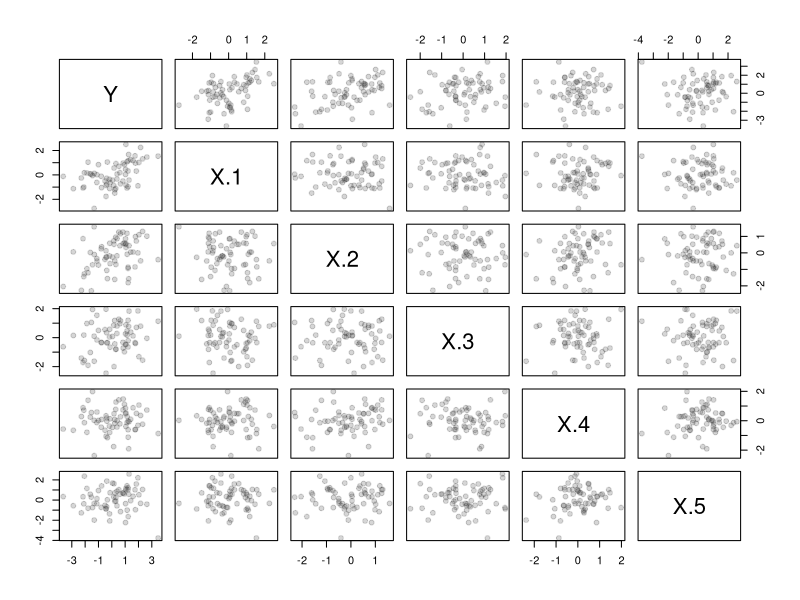
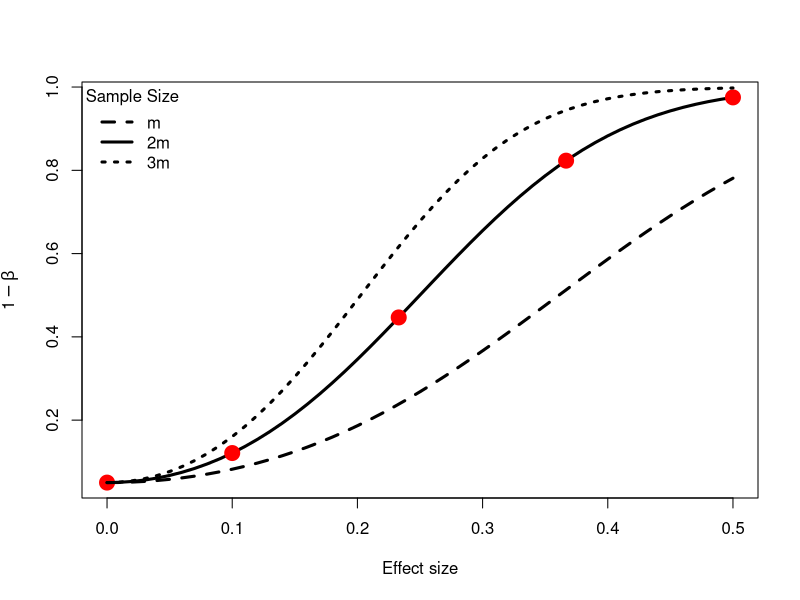

The R source for these figures, in order:
## ---- chunk 1
# load necessary packages here
library(xtable)
## ---- chunk 2
data = matrix(c(" ","Observation","Experiment","Prediction","Cross Validation","*","Hypothesis Testing","AIC","Backwards Selection"),nrow=3,ncol=3)

datatable = xtable(data,label="typology",caption="The combination of data source and inferential goal yields a 2 x 2 table of commonly used methods. The cell marked with * isn't typically observed.")
print(datatable,type = "html", include.rownames=FALSE, include.colnames=FALSE,hline.after=c(0,1,nrow(datatable)),caption.placement="top")
baseline=c(0.5,0.3667,0.233,0.1,0)
## ---- chunk 3
set.seed(123456)
make.data=function(C=c(2,1,0.5,0.25,0),N,re = 1){
X = matrix(rnorm(length(C)*N),nrow=N)
Ypred = X %*% C
Y = rnorm(N,Ypred,re)
data=data.frame(Y,X)
names(data)[2:(length(C)+1)] = paste("X.",1:length(C),sep="")
return(data)
}
N=64
data1 = make.data(baseline,N=N)
pairs(data1,pch=19,col=rgb(0.2,0.2,0.2,0.2))
## ---- chunk 4
data1.lm0 = lm(Y~X.1+X.2+X.3+X.4+X.5,data=data1)
lm0.table = xtable(data1.lm0,caption="Output of a linear model with all 5 predictor variables included for a single sample from the baseline scenario.",label="lm0")
print(lm0.table,type = "html", caption.placement="top", html.table.attributes = "id=lm0 border=1")
## ---- chunk 5
v = N-2
delta = seq(0,.5,0.01)
power = pt(delta*sqrt(N)-qt(0.975,v),v) + pt(-delta*sqrt(N)-qt(0.975,v),v)
plot(delta,power,xlab="Effect size",ylab=expression(1-beta),type="l",lwd=3)
power = pt(baseline*sqrt(N)-qt(0.975,v),v) + pt(-baseline*sqrt(N)-qt(0.975,v),v)
points(baseline,power,pch=19,col="red",cex=2)
v = (N/2)-2
power = pt(delta*sqrt(N/2)-qt(0.975,v),v) + pt(-delta*sqrt(N/2)-qt(0.975,v),v)
lines(delta,power,lty=2,lwd=3)
v = (3*N/2)-2
power = pt(delta*sqrt(3*N/2)-qt(0.975,v),v) + pt(-delta*sqrt(3*N/2)-qt(0.975,v),v)
lines(delta,power,lty=3,lwd=3)
legend("topleft",bty="n",legend=c("m","2m","3m"),title="Sample Size",lty=c(2,1,3),lwd=3)
## ---- chunk 6

